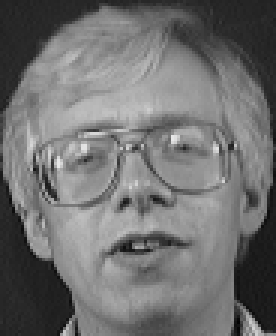
%> input picture s2/1.pgm, 92 x 112 px (shown 3 times larger)
$ octave Untitled16.m   (GNU Octave 9; MATLAB toolbox functions it lacks are replaced by stand-ins)
%> lines starting %> are read from the running program, lines starting %| are printed output that depends on the picture
% Face recognition
clear all
close all
clc
% number of images on your training set.
M=1;

%Chosen std and mean.
%It can be any number that it is close to the std and mean of most of the images.
um=100;
ustd=80;

%read and show images(bmp);
S=[];   %img matrix
figure(1);
for i=1:M
    str=strcat(int2str(i),'.pgm');   %concatenates two strings that form the name of the image
    eval('img=imread(str);');
    subplot(ceil(sqrt(M)),ceil(sqrt(M)),i)
    imshow(img)
    if i==3
        title('Training set','fontsize',18)
    end
    drawnow;
    [irow icol]=size(img);    % get the number of rows (N1) and columns (N2)
    temp=reshape(img',irow*icol,1);     %creates a (N1*N2)x1 matrix
    S=[S temp];         %X is a N1*N2xM matrix after finishing the sequence
                        %this is our S
end
%> this loop made 1 pass
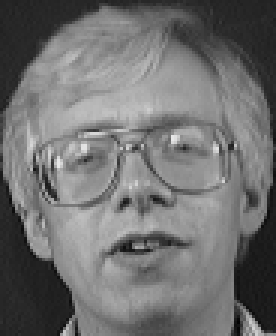
%> input picture s2/1.pgm, 92 x 112 px (shown 3 times larger)


%Here we change the mean and std of all images. We normalize all images.
%This is done to reduce the error due to lighting conditions.
for i=1:size(S,2)
    temp=double(S(:,i));
    m=mean(temp);
    st=std(temp);
    S(:,i)=(temp-m)*ustd/st+um;
end

%show normalized images
figure(2);
for i=1:M
    str=strcat(int2str(i),'.jpg');
    img=reshape(S(:,i),icol,irow);
    img=img';
    eval('imwrite(img,str)');
    subplot(ceil(sqrt(M)),ceil(sqrt(M)),i)
    imshow(img)
    drawnow;
    if i==3
        title('Normalized Training Set','fontsize',18)
    end
end
%> this loop made 1 pass
%> pass 1, `imshow(img)`:
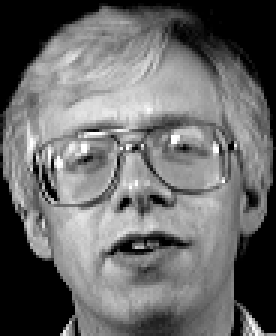
%> displayed picture: size 112x92, on the screen's scale of 0 to 255 (shown 3 times larger); min 0, max 255, mean 105.6


%mean image;
m=mean(S,2);   %obtains the mean of each row instead of each column
tmimg=uint8(m);   %converts to unsigned 8-bit integer. Values range from 0 to 255
img=reshape(tmimg,icol,irow);    %takes the N1*N2x1 vector and creates a N2xN1 matrix
img=img';       %creates a N1xN2 matrix by transposing the image.
figure(3);
imshow(img);
title('Mean Image','fontsize',18)

% Change image for manipulation
dbx=[];   % A matrix
for i=1:M
    temp=double(S(:,i));
    dbx=[dbx temp];
end

%Covariance matrix C=A'A, L=AA'
A=dbx';
L=A*A';
% vv are the eigenvector for L
% dd are the eigenvalue for both L=dbx'*dbx and C=dbx*dbx';
[vv dd]=eig(L);
% Sort and eliminate those whose eigenvalue is zero
v=[];
d=[];
for i=1:size(vv,2)
    if(dd(i,i)>1e-4)
        v=[v vv(:,i)];
        d=[d dd(i,i)];
    end
 end

 %sort,  will return an ascending sequence
 [B index]=sort(d);
 ind=zeros(size(index));
 dtemp=zeros(size(index));
 vtemp=zeros(size(v));
 len=length(index);
 for i=1:len
    dtemp(i)=B(len+1-i);
    ind(i)=len+1-index(i);
    vtemp(:,ind(i))=v(:,i);
 end
 d=dtemp;
 v=vtemp;


%Normalization of eigenvectors
 for i=1:size(v,2)       %access each column
   kk=v(:,i);
   temp=sqrt(sum(kk.^2));
   v(:,i)=v(:,i)./temp;
end

%Eigenvectors of C matrix
u=[];
for i=1:size(v,2)
    temp=sqrt(d(i));
    u=[u (dbx*v(:,i))./temp];
end

%Normalization of eigenvectors
for i=1:size(u,2)
   kk=u(:,i);
   temp=sqrt(sum(kk.^2));
	u(:,i)=u(:,i)./temp;
end


% show eigenfaces;
figure(4);
for i=1:size(u,2)
    img=reshape(u(:,i),icol,irow);
    img=img';
    img=histeq(img,255);
    subplot(ceil(sqrt(M)),ceil(sqrt(M)),i)
    imshow(img)
    drawnow;
    if i==3
        title('Eigenfaces','fontsize',18)
    end
end
%> this loop made 1 pass
%> pass 1, `imshow(img)`:
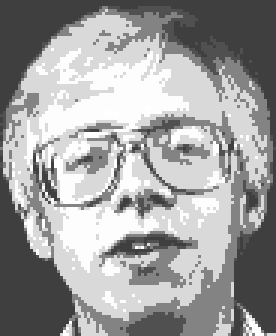
%> displayed picture: size 112x92, on the screen's scale of 0 to 255 (shown 3 times larger); min 63, max 255, mean 157.9


% Find the weight of each face in the training set.
omega = [];
for h=1:size(dbx,2)
    WW=[];
    for i=1:size(u,2)
        t = u(:,i)';
        WeightOfImage = dot(t,dbx(:,h)');
        WW = [WW; WeightOfImage];
    end
    omega = [omega WW];
end


% Acquire new image
% Note: the input image must have a bmp or jpg extension.
%       It should have the same size as the ones in your training set.
%       It should be placed on your desktop
InputImage = input('Please enter the name of the image and its extension \n','s');
%> the answer given: 1.pgm
InputImage = imread(strcat('C:\Users\user\Desktop\NEU_MS\BCITest\Faces\s1\',InputImage));
%> InputImage is the input picture: size 112x92 uint8; min 3, max 231, mean 112
figure(5)
subplot(1,2,1)
imshow(InputImage); colormap('gray');title('Input image','fontsize',18)
InImage=reshape(double(InputImage)',irow*icol,1);
temp=InImage;
me=mean(temp);
%> me = 112
st=std(temp);
%> st = 48.43
temp=(temp-me)*ustd/st+um;
NormImage = temp;
Difference = temp-m;

p = [];
aa=size(u,2);
for i = 1:aa
    pare = dot(NormImage,u(:,i));
    p = [p; pare];
end
%> this loop made 1 pass
%> (pare, p) on pass 1: (12931, 12931)
ReshapedImage = m + u(:,1:aa)*p;    %m is the mean image, u is the eigenvector
ReshapedImage = reshape(ReshapedImage,icol,irow);
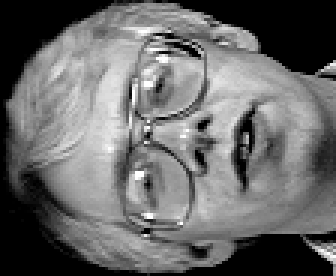
%> ReshapedImage: size 92x112 double (shown 3 times larger); min 0, max 510.2, mean 211.2; drawn with min black and max white
ReshapedImage = ReshapedImage';
%> ReshapedImage: size 112x92 double
%show the reconstructed image.
subplot(1,2,2)
imagesc(ReshapedImage); colormap('gray');
title('Reconstructed image','fontsize',18)

InImWeight = [];
for i=1:size(u,2)
    t = u(:,i)';
    WeightOfInputImage = dot(t,Difference');
    InImWeight = [InImWeight; WeightOfInputImage];
end
%> this loop made 1 pass
%> (WeightOfInputImage, InImWeight) on pass 1: (11.26, 11.26)

ll = 1:M;
figure(68)
subplot(1,2,1)
stem(ll,InImWeight)
title('Weight of Input Face','fontsize',14)

% Find Euclidean distance
e=[];
for i=1:size(omega,2)
    q = omega(:,i);
    DiffWeight = InImWeight-q;
    mag = norm(DiffWeight);
    e = [e mag];
end
%> this loop made 1 pass
%> (DiffWeight, mag, e) on pass 1: (-12908.5, 12908.5, 12908.5)

kk = 1:size(e,2);
%> kk = 1
subplot(1,2,2)
stem(kk,e)
title('Eucledian distance of input image','fontsize',14)
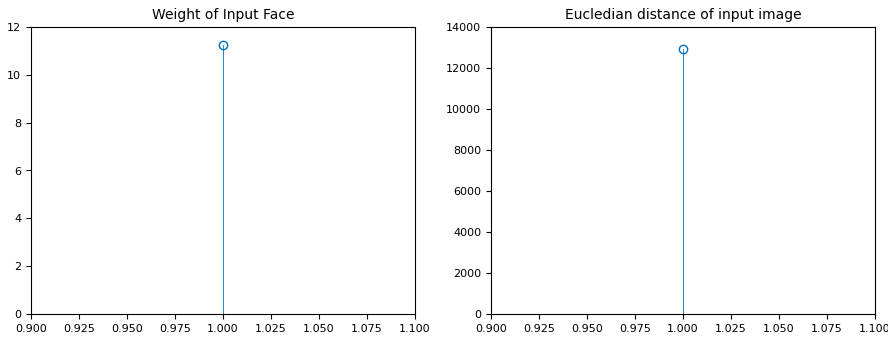
%> figure redrawn from the program's plot data, 2 panels

MaximumValue=max(e)
%> MaximumValue = 12908.5
MinimumValue=min(e)
%> MinimumValue = 12908.5
